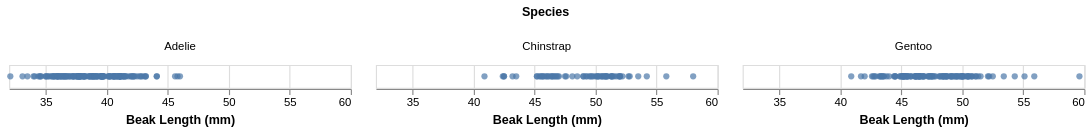

Write notebook code for a chart like this one.
### Markdown cell above
#### Columns

### Code cell
alt.Chart(data).mark_circle().encode(
    x=alt.X('Beak Length (mm):Q', scale=alt.Scale(zero=False)),
    column='Species'  # notice how it automatically determines we're working with
)

### Figure 1 — Vega-Lite specification as saved in the notebook (floating-point values rounded to 4 significant figures; data arrays with more than 128 entries replaced by an {"elided": "..."} marker saying what was removed)
{"config": {"view": {"continuousWidth": 300, "continuousHeight": 300}}, "data": {"name": "data-c46e1ab98ba3fb2ca8b5ae3c04ffafea"}, "mark": {"type": "circle"}, "encoding": {"column": {"field": "Species", "type": "nominal"}, "x": {"field": "Beak Length (mm)", "scale": {"zero": false}, "type": "quantitative"}}, "$schema": "https://vega.github.io/schema/vega-lite/v6.1.0.json", "datasets": {"data-c46e1ab98ba3fb2ca8b5ae3c04ffafea": {"elided": "344 records"}}}
